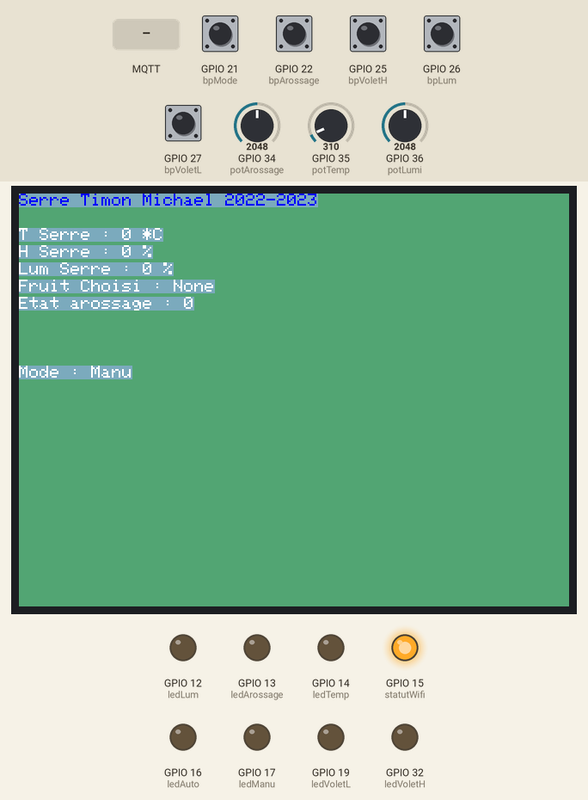
Simulated run of this program. Board: ESP32. On the bench: 320×240 colour display, output pins drawn as LEDs (lit = HIGH). The inputs (shaded band) are chosen by the test bench; at power-on: GPIO 21 (bpMode), GPIO 22 (bpArossage), GPIO 25 (bpVoletH), GPIO 26 (bpLum), GPIO 27 (bpVoletL) HIGH, GPIO 34 (potArossage) = 2048, GPIO 35 (potTemp) = 310, GPIO 36 (potLumi) = 2048. WiFi joins after 1.5 s; servers stay silent unless stated; storage starts empty; no MQTT or app messages arrive unless stated; what the program prints to the serial monitor is not drawn.

Above: at 9.9 s.
10.0 s: GPIO 21 (bpMode) pulled LOW for 1 s
12.5 s: GPIO 22 (bpArossage) pulled LOW for 1 s
15.0 s: GPIO 25 (bpVoletH) pulled LOW for 1 s
17.5 s: GPIO 26 (bpLum) pulled LOW for 1 s
20.0 s: MQTT message "FruitTopic" arrives on the first subscribed topic
21.7 s: MQTT message "1" arrives on the first subscribed topic
Timing chart, 0 to 24.4 s (numbered marks = the images above; inputs shaded):
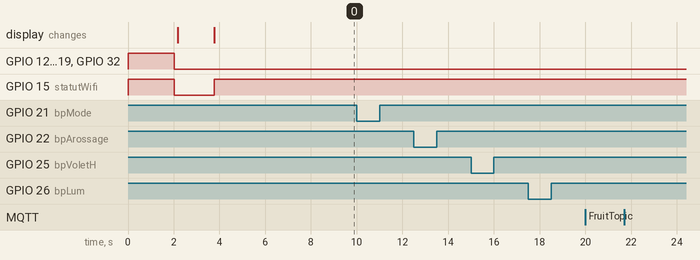

Measured:
- after the input at 10.0 s, every drawn part: stays the same
- after the input at 12.5 s, every drawn part: stays the same
- after the input at 15.0 s, every drawn part: stays the same
- after the input at 17.5 s, every drawn part: stays the same
- after the input at 20.0 s, every drawn part: stays the same
- after the input at 21.7 s, every drawn part: stays the same

The program:

main.cpp
```cpp
#include <TFT_eSPI.h>
#include <SPI.h>
#include <LittleFS.h>

#include <Arduino.h>
#include <WifiClient.h>
#include <PubSubClient.h>
#include <Wifi.h>
#include <Adafruit_Sensor.h>
#include <DHT.h>
#include <ArduinoJson.h>
#include <Firebase_ESP_Client.h>
#include <TFT_eWidget.h>  // Widget library

// #include "Final_Frontier_28.h"
#define AA_FONT_SMALL "NotoSans-Bold.ttf"
#define AA_FONT_LARGE "NotoSans-Regular.ttf"
TFT_eSPI tft = TFT_eSPI();  // Invoke library

// JSON
String output;
DynamicJsonDocument doc2(500);

// Insert your network credentials
#define WiFi_TIMEOUT_MS 10000
#define WIFI_SSID "mike"
#define WIFI_PASSWORD "Nwogburu234"

//Define DHT object
#define DHTpin 26
DHT dht(DHTpin, DHT11);

//MQTT server
const char* mqtt_server = "192.168.43.128";

WiFiClient Michael;
PubSubClient client(Michael);
unsigned long lastMsg = 0;
#define MSG_BUFFER_SIZE	(50)
char msg[MSG_BUFFER_SIZE];
int value = 0;

//pin bouton
#define bpMode 21
#define bpArossage 22
#define bpVoletH 25
#define bpVoletL 27
#define bpLum 26

#define potArossage 34
#define potTemp 35
#define potLumi 36

//pin Led
#define statutWifi 15
#define ledAuto 16
#define ledManu 17
#define ledVoletL 19
#define ledVoletH 32
#define ledLum 12
#define ledArossage 13
#define ledTemp 14

bool togMode = false;
bool togArossage = false;
bool togVoletH = false;
bool togVoletL = false;
bool togLum = false;
bool changement = false;
String modeActuel = "Manu";
String etatmode = "false";
String fruitChoisi = "None";
String tempActuel = "0";
String humiActuel = "0";
String lumiActuel = "0";
String etatarrosage = "0";

int couleursFond = 153255255;

/*---------------------BEGIN FREE RTOS TACHES-------------------*/
/*---------------------TASK CORE 1-------------------*/
// void mqttConnect(void * parameter) {
//   for (;;) {

//     while(!client.connected()){
//       unsigned int temp2 = uxTaskGetStackHighWaterMark(NULL);
//       Serial.print("task mqtt="); Serial.println(temp2);
//       Serial.print("Attempting MQTT connection...");

//       // Attempt to connect
//       if (client.connect("Client")) {
//         Serial.println("connected");
//         // Once connected, publish an announcement...
//         client.publish("outTopic", "hello world"); // ATTENTION
//         // ... and resubscribe
//         client.subscribe("inTopic");
//       }
//       else {
//         Serial.print("failed, rc=");
//         Serial.print(client.state());
//         Serial.println(" try again in 5 seconds");
//         // Wait 5 seconds before retrying
//         vTaskDelay(20000/ portTICK_PERIOD_MS);
//       }
//   }
// }
// }

void WifiConnect(void * parameter) {
	for (;;) {
    unsigned int temp1 = uxTaskGetStackHighWaterMark(NULL);
    Serial.print("task wifi="); Serial.println(temp1);

    if(WiFi.status() == WL_CONNECTED){
      Serial.println("wifi still connected :");
      digitalWrite(statutWifi,HIGH);
      vTaskDelay(10000/ portTICK_PERIOD_MS);
      continue;
    }

  Serial.println("wifi connection");
  WiFi.begin(WIFI_SSID, WIFI_PASSWORD);

  unsigned long startAttemptTime = millis();

  while (WiFi.status() != WL_CONNECTED && millis() -startAttemptTime < WiFi_TIMEOUT_MS){}

  if(WiFi.status() != WL_CONNECTED){
    Serial.println("[wifi] FAILED");
    digitalWrite(statutWifi,LOW);
    vTaskDelay(20000/ portTICK_PERIOD_MS);
    continue;
  }
	}
}
/*---------------------END FREE RTOS TACHES-------------------*/
void TFToled(){

  tft.setTextSize(1);
  tft.setTextColor(TFT_WHITE,couleursFond,true);

  tft.setCursor(0, 100);
  tft.print("Mode : ");
  tft.print(String(modeActuel));

  tft.setCursor(0, 20);
  tft.setTextSize(1);
  tft.print("T Serre : ");
  tft.print(String(tempActuel));
  tft.print(" *C");

  tft.setCursor(0, 30);
  tft.print("H Serre : ");
  tft.print(String(humiActuel));
  tft.print(" %");

  tft.setCursor(0, 40);
  tft.print("Lum Serre : ");
  tft.print(String(lumiActuel));
  tft.print(" %");

  tft.setCursor(0, 50);
  tft.print("Fruit Choisi : ");
  tft.print(String(fruitChoisi));

  tft.setCursor(0, 60);
  tft.print("Etat arossage : ");
  tft.print(etatarrosage);
}

void actualisation(String topic,String messageTemp){

  if(String(topic) == "FruitTopic" ){
    if (messageTemp == "1"){fruitChoisi = "fraise";}
    else if (messageTemp == "2"){fruitChoisi = "kiwi";}
    else if (messageTemp == "3"){fruitChoisi = "Cerise";}
  }

  //reception mode
  if(String(topic) == "ModeActuel"){
    if(messageTemp == "true"){
      modeActuel = "Manu";
      digitalWrite(ledAuto,LOW);
      digitalWrite(ledManu,HIGH);}
    else if(messageTemp == "false"){
      modeActuel = "Auto";
      digitalWrite(ledAuto,HIGH);
      digitalWrite(ledManu,LOW);}
  }

  //prise des valeurs en mode manu
  if (String(topic) == "TempActuel") {
    tempActuel = messageTemp;
  }

  if (String(topic) == "HumiActuel") {
    humiActuel = messageTemp;
  }

  if (String(topic) == "LumiActuel") {
    lumiActuel = messageTemp;
  }

    if (String(topic) == "etatLumi" || String(topic) == "pLumi"){
      analogWrite(ledLum,map(messageTemp.toInt(),0,100,0,255));
    }

    if (String(topic) == "etatTemp" || String(topic) == "pTemp" ){
      analogWrite(ledTemp,map(messageTemp.toInt(),0,30,0,255));

    }


    if (String(topic) == "etatHumi" || String(topic) == "pHumi"){
      analogWrite(ledArossage,map(messageTemp.toInt(),0,100,0,255));
    }


  if (String(topic) == "etatvolethaut" ) {
    if(messageTemp == "1"){digitalWrite(ledVoletH,HIGH);}
    else if(messageTemp == "0"){digitalWrite(ledVoletH,LOW);}
  }

  if (String(topic) == "etatvoletbas"){
    if(messageTemp == "1"){digitalWrite(ledVoletL,HIGH);
    Serial.print("je desend");}
    else if(messageTemp == "0"){digitalWrite(ledVoletL,LOW);
    Serial.print("je desend plus");}
  }

  if (String(topic) == "etatarrosage"){
   etatarrosage = messageTemp;
  }
  TFToled();
}

/*-------------------------BEGIN MQTT---------------------------*/
void callback(char* topic, byte* payload, unsigned int length) {
  Serial.print("Message arrived [");
  Serial.print(topic);
  Serial.print("] ");
  String messageTemp;
  for (int i = 0; i < length; i++) {
    Serial.print((char)payload[i]);
    messageTemp += (char)payload[i];
  }

 actualisation(String(topic),String(messageTemp));
}

/*-------------------------END MQTT---------------------------*/
void transmission(){
  serializeJson(doc2, output);
  Serial.println(output);
  client.publish("donneesSignalisation",output.c_str());
}

void Commande(){
if(digitalRead(bpMode) == LOW){
  togMode = !togMode;
  delay(250);}

if (togMode == true && etatmode == "false"){
  etatmode = "true";
  doc2["Mode"] = "true";
  output = "";
  transmission();}

else if (togMode == false && etatmode == "true"){
  etatmode = "false";
  doc2["Mode"] = "false";
  output = "";
  transmission();}

if (modeActuel == "Manu"){
  output = "";

  if(digitalRead(bpArossage) == LOW){
    togArossage = !togArossage;
    doc2["BpHumi"] = String(togArossage);
    doc2["PotHumi"] = map(analogRead(potArossage),0,4095,0,100);
    transmission();
    }

  if(digitalRead(bpLum) == LOW){
    togLum = !togLum;
    doc2["PotLum"] = map(analogRead(potLumi),0,4095,0,100);
    doc2["PotTemp"] = map(analogRead(potTemp),0,4095,0,30);
    transmission();}

  if(digitalRead(bpVoletH) == LOW){
    togVoletH = !togVoletH;
    doc2["BpVoletHaut"] = String(togVoletH);
    doc2["BpVoletBas"] = "0";
    transmission();}

  if(digitalRead(bpVoletL) == LOW){
    togVoletL = !togVoletL;
    doc2["BpVoletHaut"] = "0";
    doc2["BpVoletBas"] = String(togVoletL);
    transmission();}
  delay(350);
}
}

void setup(void) {
  Serial.begin(115200);
  /*-----Setup LITLLE FS-----*/
    if(!LITTLEFS.begin(true)){
        Serial.println("LITTLEFS Mount Failed");
        return;
    }
  /*----Setup Pins----*/
  pinMode(bpMode,INPUT_PULLUP);
  pinMode(bpArossage,INPUT_PULLUP);
  pinMode(bpVoletH,INPUT_PULLUP);
  pinMode(bpVoletL,INPUT_PULLUP);
  pinMode(bpLum,INPUT_PULLUP);

  pinMode(potArossage,INPUT);
  pinMode(potLumi,INPUT);
  pinMode(potTemp,INPUT);

  pinMode(ledArossage,OUTPUT);
  pinMode(ledAuto,OUTPUT);
  pinMode(ledManu,OUTPUT);
  pinMode(ledVoletH,OUTPUT);
  pinMode(ledVoletL,OUTPUT);
  pinMode(ledLum,OUTPUT);
  pinMode(ledTemp,OUTPUT);
  pinMode(statutWifi,OUTPUT);

  digitalWrite(ledArossage,HIGH);
  digitalWrite(ledAuto,HIGH);
  digitalWrite(ledManu,HIGH);
  digitalWrite(ledVoletH,HIGH);
  digitalWrite(ledVoletL,HIGH);
  digitalWrite(ledLum,HIGH);
  digitalWrite(ledTemp,HIGH);
  digitalWrite(statutWifi,HIGH);
  delay(2000);

  digitalWrite(ledArossage,LOW);
  digitalWrite(ledAuto,LOW);
  digitalWrite(ledManu,LOW);
  digitalWrite(ledVoletH,LOW);
  digitalWrite(ledVoletL,LOW);
  digitalWrite(ledLum,LOW);
  digitalWrite(ledTemp,LOW);
  digitalWrite(statutWifi,LOW);

  /*-----SETUP OLED-----*/
  tft.init();
  tft.setRotation(1);
  tft.fillScreen(179197230);

  // Wifi connnect Setup
  WiFi.begin(WIFI_SSID, WIFI_PASSWORD);
  Serial.print("Connecting to Wi-Fi In the SETUP");
  while (WiFi.status() != WL_CONNECTED){
    Serial.print(".");
    delay(300);
  }

  //TASK CORE 1
	xTaskCreatePinnedToCore(
		WifiConnect, /* Function to implement the task */
		"Taskwifi", /* Name of the task */
		40000, /* Stack size in words */
		NULL, /* Task input parameter */
		0, /* Priority of the task */
		NULL, /* Task handle. */
		ARDUINO_RUNNING_CORE); /* Core where the task should run */

	// xTaskCreatePinnedToCore(
	// 	mqttConnect, /* Function to implement the task */
	// 	"TaskMqtt", /* Name of the task */
	// 	80000, /* Stack size in words */
	// 	NULL, /* Task input parameter */
	// 	0, /* Priority of the task */
	// 	NULL, /* Task handle. */
	// 	ARDUINO_RUNNING_CORE); /* Core where the task should run */


    /*------------BEGIN MQTT SETUP--------------*/
  client.setServer(mqtt_server, 1883);
  client.setCallback(callback);

  // Wrap test at right and bottom of screen
  tft.setTextWrap(true, true);
  // Font and background colour, background colour is used for anti-alias blending
  tft.setTextColor(TFT_BLUE,couleursFond ,true);
  tft.setCursor(0, 0);
  tft.setTextSize(1);
  tft.print("Serre Timon Michael 2022-2023");
  // Load the font
  // tft.loadFont(AA_FONT_LARGE);
  // // Display all characters of the font
  // tft.showFont(2000);
  // Set "cursor" at top left corner of display (0,0)
  // (cursor will move to next line automatically during printing with 'tft.println'
  //  or stay on the line is there is room for the text with tft.print)
  // Unload the font to recover used RAM
  // tft.unloadFont();
  TFToled();
  delay(5000);

}

void loop() {
  Commande();
  client.loop();
  if(!client.connected()){
      // unsigned int temp2 = uxTaskGetStackHighWaterMark(NULL);
      // Serial.print("task mqtt="); Serial.println(temp2);
      Serial.print("Attempting MQTT connection...");

      // Attempt to connect
      if (client.connect("Client30000")) {
        Serial.println("connected");
        // Once connected, publish an announcement...
        client.publish("outTopic", "hello world"); // ATTENTION
        // ... and resubscribe
        client.subscribe("ManuPotHumi");
        client.subscribe("ManuPotLumi");
        client.subscribe("ManuPotTemp");
        client.subscribe("etatvolethaut");
        client.subscribe("etatvoletbas");
        client.subscribe("etatarrosage");
        client.subscribe("etatTemp");
        client.subscribe("etatLumi");
        client.subscribe("etatHumi");
        client.subscribe("ModeActuel");
        client.subscribe("TempActuel");
        client.subscribe("HumiActuel");
        client.subscribe("LumiActuel");
        client.subscribe("FruitTopic");
        client.subscribe("pHumi");
        client.subscribe("pLumi");
        client.subscribe("pTemp");
      }
      else {
        Serial.print("failed, rc=");
        Serial.print(client.state());
        Serial.println(" try again in 5 seconds");
        // Wait 5 seconds before retrying
        // vTaskDelay(20000/ portTICK_PERIOD_MS);
      }
      }
}
```
